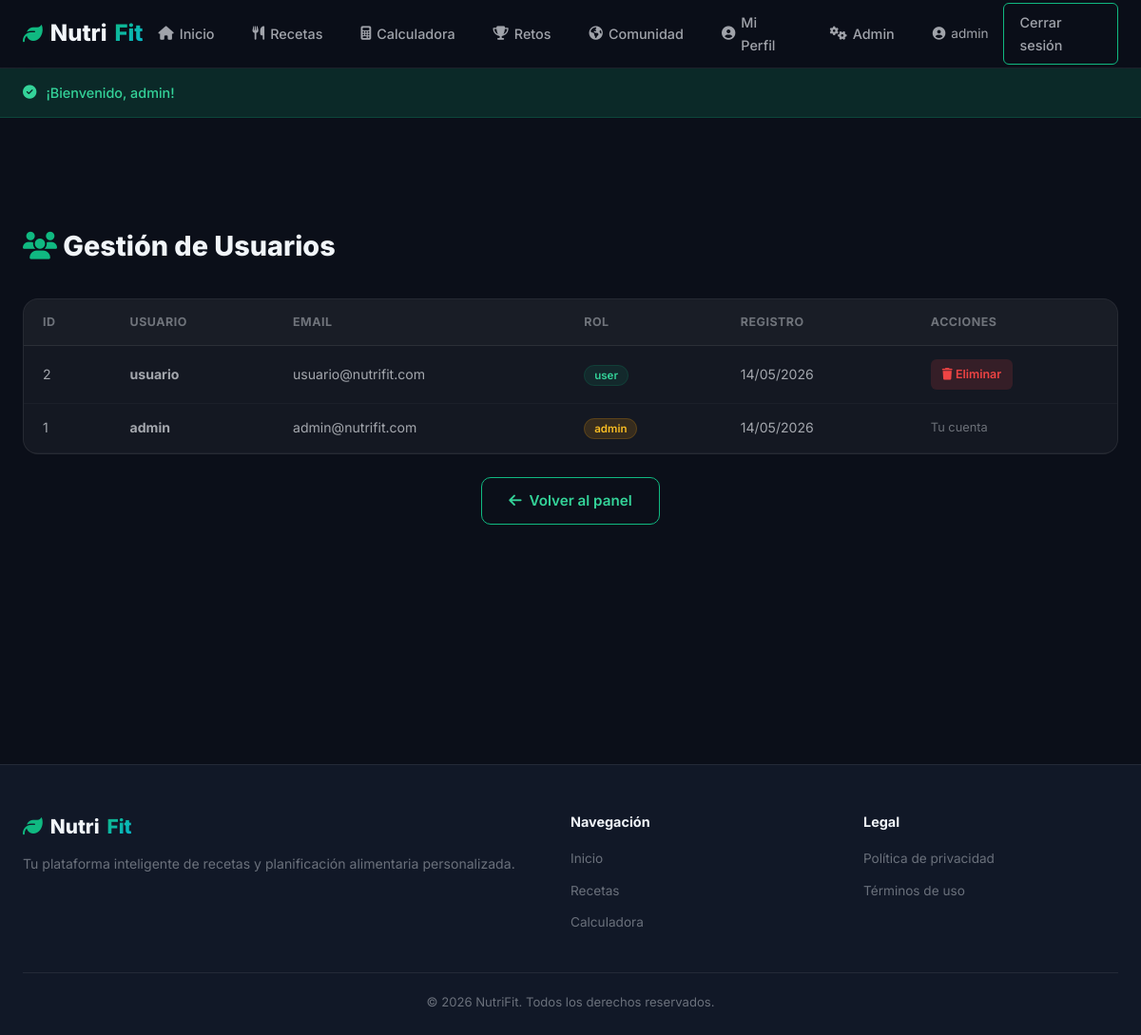
The page /admin/users.php (signed in) on the database its author committed.
### tables this page shows
CREATE TABLE users (
    id INT AUTO_INCREMENT PRIMARY KEY,
    username VARCHAR(50) NOT NULL UNIQUE,
    email VARCHAR(100) NOT NULL UNIQUE,
    password VARCHAR(255) NOT NULL,
    role ENUM('user', 'admin') DEFAULT 'user',
    created_at TIMESTAMP DEFAULT CURRENT_TIMESTAMP
);

### includes/functions.php (called while the page is built, shortened)
<?php
function isLoggedIn() {
    return isset($_SESSION['user_id']);
}
function isAdmin() {
    return isset($_SESSION['user_role']) && $_SESSION['user_role'] === 'admin';
}
function sanitize($str) {
    return htmlspecialchars(trim($str), ENT_QUOTES, 'UTF-8');
}
function getFlash() {
    if (isset($_SESSION['flash'])) {
        $flash = $_SESSION['flash'];
        return $flash;
    }
    return null;
}
function baseUrl() {
    $protocol = (!empty($_SERVER['HTTPS']) && $_SERVER['HTTPS'] !== 'off') ? 'https' : 'http';
    $host = $_SERVER['HTTP_HOST'];
    $scriptDir = dirname($_SERVER['SCRIPT_NAME']);
    $webRoot = $scriptDir;
    while ($webRoot !== '/' && $webRoot !== '\\' && !empty($webRoot)) {
        $webRoot = dirname($webRoot);
    }
    return $protocol . '://' . $host . $webRoot;
}

### admin/users.php (the view, shortened to what this page needs)
<?php
require_once __DIR__ . '/../includes/functions.php';
$db = getDB();
$users = $db->query("SELECT * FROM users ORDER BY id DESC")->fetchAll();
include __DIR__ . '/../includes/header.php';
?>
<div class="admin-page">
    <div class="container">
        <div class="admin-header">
            <h1><i class="fas fa-users" style="color:var(--accent)"></i> Gestión de Usuarios</h1>
        </div>
        <div class="admin-table-wrapper">
            <table class="admin-table">
                <thead>
                    <tr>
                        <th>ID</th>
                        <th>Usuario</th>
                        <th>Email</th>
                        <th>Rol</th>
                        <th>Registro</th>
                        <th>Acciones</th>
                    </tr>
                </thead>
                <tbody>
                    <?php foreach ($users as $u): ?>
                    <tr>
                        <td><?= $u['id'] ?></td>
                        <td><strong><?= sanitize($u['username']) ?></strong></td>
                        <td><?= sanitize($u['email']) ?></td>
                        <td>
                            <span class="tag" style="<?= $u['role'] === 'admin' ? 'background:rgba(245,158,11,0.15);color:#fbbf24;border-color:rgba(245,158,11,0.2)' : '' ?>">
                                <?= sanitize($u['role']) ?>
                            </span>
                        </td>
                        <td><?= date('d/m/Y', strtotime($u['created_at'])) ?></td>
                        <td>
                            <div class="actions">
                                <?php if ($u['id'] != $_SESSION['user_id']): ?>
                                    <a href="delete_user.php?id=<?= $u['id'] ?>" class="btn-delete" onclick="return confirmDelete('<?= sanitize($u['username']) ?>')"><i class="fas fa-trash"></i> Eliminar</a>
                                <?php else: ?>
                                    <span style="color:var(--text-muted);font-size:0.8rem">Tu cuenta</span>
                                <?php endif; ?>
                            </div>
                        </td>
                    </tr>
                    <?php endforeach; ?>
                </tbody>
            </table>
        </div>
        <div class="text-center mt-3">
            <a href="index.php" class="btn btn-outline"><i class="fas fa-arrow-left"></i> Volver al panel</a>
        </div>
    </div>
</div>
<?php include __DIR__ . '/../includes/footer.php'; ?>

### includes/header.php (shortened to what this page needs)
<?php $flash = getFlash(); ?>
<!DOCTYPE html>
<html lang="es">
<head>
    <link rel="stylesheet" href="https://cdnjs.cloudflare.com/ajax/libs/font-awesome/6.5.1/css/all.min.css">
    <link rel="stylesheet" href="<?= baseUrl() ?>/css/style.css">
</head>
<body>
    <nav class="navbar" id="navbar">
        <div class="nav-container">
            <a href="<?= baseUrl() ?>/index.php" class="nav-logo">
                <i class="fas fa-leaf"></i> Nutri<span>Fit</span>
            </a>
            <ul class="nav-menu" id="navMenu">
                <li><a href="<?= baseUrl() ?>/index.php"><i class="fas fa-home"></i> Inicio</a></li>
                <li><a href="<?= baseUrl() ?>/recipes/index.php"><i class="fas fa-utensils"></i> Recetas</a></li>
                <li><a href="<?= baseUrl() ?>/calculator/index.php"><i class="fas fa-calculator"></i> Calculadora</a></li>
                <li><a href="<?= baseUrl() ?>/challenges.php"><i class="fas fa-trophy"></i> Retos</a></li>
                <li><a href="<?= baseUrl() ?>/community.php"><i class="fas fa-globe-americas"></i> Comunidad</a></li>
                <?php if (isLoggedIn()): ?>
                    <li><a href="<?= baseUrl() ?>/profile.php"><i class="fas fa-user-circle"></i> Mi Perfil</a></li>
                <?php endif; ?>
                <?php if (isAdmin()): ?>
                    <li><a href="<?= baseUrl() ?>/admin/index.php"><i class="fas fa-cogs"></i> Admin</a></li>
                <?php endif; ?>
                <li class="nav-auth">
                    <?php if (isLoggedIn()): ?>
                        <span class="nav-user"><i class="fas fa-user-circle"></i> <?= sanitize($_SESSION['username']) ?></span>
                        <a href="<?= baseUrl() ?>/auth/logout.php" class="btn btn-sm btn-outline">Cerrar sesión</a>
                    <?php else: ?>
                        <a href="<?= baseUrl() ?>/auth/login.php" class="btn btn-sm btn-outline">Entrar</a>
                        <a href="<?= baseUrl() ?>/auth/register.php" class="btn btn-sm btn-primary">Registro</a>
                    <?php endif; ?>
                </li>
            </ul>
        </div>
    </nav>
    <?php if ($flash): ?>
        <div class="flash flash-<?= $flash['type'] ?>">
            <div class="container">
                <i class="fas fa-<?= $flash['type'] === 'success' ? 'check-circle' : 'exclamation-circle' ?>"></i>
                <?= sanitize($flash['message']) ?>
            </div>
        </div>
    <?php endif; ?>
    <main class="main-content">

### includes/footer.php (shortened to what this page needs)
    </main>
    <footer class="footer">
        <div class="container">
            <div class="footer-grid">
                <div class="footer-brand">
                    <a href="<?= baseUrl() ?>/index.php" class="footer-logo">
                        <i class="fas fa-leaf"></i> Nutri<span>Fit</span>
                    </a>
                    <p>Tu plataforma inteligente de recetas y planificación alimentaria personalizada.</p>
                </div>
                <div class="footer-links">
                    <h4>Navegación</h4>
                    <ul>
                        <li><a href="<?= baseUrl() ?>/index.php">Inicio</a></li>
                        <li><a href="<?= baseUrl() ?>/recipes/index.php">Recetas</a></li>
                        <li><a href="<?= baseUrl() ?>/calculator/index.php">Calculadora</a></li>
                    </ul>
                </div>
                <div class="footer-links">
                    <h4>Legal</h4>
                    <ul>
                        <li><a href="#">Política de privacidad</a></li>
                        <li><a href="#">Términos de uso</a></li>
                    </ul>
                </div>
            </div>
            <div class="footer-bottom">
                <p>&copy; <?= date('Y') ?> NutriFit. Todos los derechos reservados.</p>
            </div>
        </div>
    </footer>
</body>
</html>

### rows shown on the page
users: id "2", username "usuario", email "usuario@nutrifit.com", role "user", created_at "14/05/2026"
users: id "1", username "admin", email "admin@nutrifit.com", role "admin", created_at "14/05/2026", shows "Tu cuenta"

### other values the page prints
$_SESSION['username'] "admin"
$flash['message'] "¡Bienvenido, admin!"
